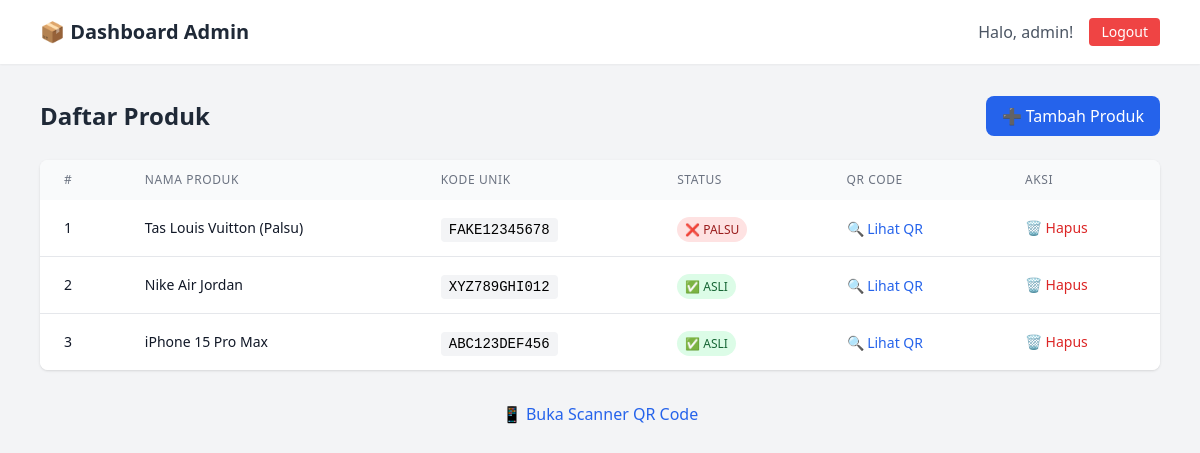
The app's page /admin/admin_dashboard.php (signed in) with its own data.
### tables this page shows
CREATE TABLE products (
    id INT AUTO_INCREMENT PRIMARY KEY,
    nama_barang VARCHAR(100) NOT NULL,
    kode_unik VARCHAR(32) NOT NULL UNIQUE,
    status ENUM('ori','palsu') NOT NULL DEFAULT 'ori',
    qrcode_path VARCHAR(255) DEFAULT NULL,
    created_at TIMESTAMP DEFAULT CURRENT_TIMESTAMP
);

### admin/admin_dashboard.php (the view, shortened to what this page needs)
<?php
$pdo = getDatabase();
$products = $pdo->query('SELECT * FROM products ORDER BY id DESC')->fetchAll(PDO::FETCH_ASSOC);
?>
<!DOCTYPE html>
<html lang="id">
<head>
    <script src="https://cdn.tailwindcss.com"></script>
</head>
<body class="bg-gray-100 min-h-screen">
    <nav class="bg-white shadow-sm">
        <div class="max-w-6xl mx-auto px-4">
            <div class="flex justify-between items-center h-16">
                <div class="flex items-center">
                    <h1 class="text-xl font-bold text-gray-800">📦 Dashboard Admin</h1>
                </div>
                <div class="flex items-center space-x-4">
                    <span class="text-gray-600">Halo, <?= htmlspecialchars($_SESSION['admin_username']) ?>!</span>
                    <a href="?logout=1" class="bg-red-500 text-white px-3 py-1 rounded text-sm hover:bg-red-600">
                        Logout
                    </a>
                </div>
            </div>
        </div>
    </nav>
    <div class="max-w-6xl mx-auto px-4 py-8">
        <div class="flex justify-between items-center mb-6">
            <h2 class="text-2xl font-bold text-gray-800">Daftar Produk</h2>
            <a href="add_product.php"
               class="bg-blue-600 text-white px-4 py-2 rounded-lg hover:bg-blue-700">
                ➕ Tambah Produk
            </a>
        </div>
        <div class="bg-white rounded-lg shadow overflow-hidden">
            <table class="min-w-full">
                <thead class="bg-gray-50">
                    <tr>
                        <th class="px-6 py-3 text-left text-xs font-medium text-gray-500 uppercase tracking-wider">
                            #
                        </th>
                        <th class="px-6 py-3 text-left text-xs font-medium text-gray-500 uppercase tracking-wider">
                            Nama Produk
                        </th>
                        <th class="px-6 py-3 text-left text-xs font-medium text-gray-500 uppercase tracking-wider">
                            Kode Unik
                        </th>
                        <th class="px-6 py-3 text-left text-xs font-medium text-gray-500 uppercase tracking-wider">
                            Status
                        </th>
                        <th class="px-6 py-3 text-left text-xs font-medium text-gray-500 uppercase tracking-wider">
                            QR Code
                        </th>
                        <th class="px-6 py-3 text-left text-xs font-medium text-gray-500 uppercase tracking-wider">
                            Aksi
                        </th>
                    </tr>
                </thead>
                <tbody class="bg-white divide-y divide-gray-200">
                    <?php if (empty($products)): ?>
                    <tr>
                        <td colspan="6" class="px-6 py-8 text-center text-gray-500">
                            Belum ada produk. <a href="add_product.php" class="text-blue-600 hover:underline">Tambah produk pertama</a>
                        </td>
                    </tr>
                    <?php else: ?>
                    <?php foreach ($products as $index => $product): ?>
                    <tr>
                        <td class="px-6 py-4 whitespace-nowrap text-sm text-gray-900">
                            <?= $index + 1 ?>
                        </td>
                        <td class="px-6 py-4 whitespace-nowrap">
                            <div class="text-sm font-medium text-gray-900">
                                <?= htmlspecialchars($product['nama_barang']) ?>
                            </div>
                        </td>
                        <td class="px-6 py-4 whitespace-nowrap">
                            <code class="bg-gray-100 px-2 py-1 rounded text-sm">
                                <?= htmlspecialchars($product['kode_unik']) ?>
                            </code>
                        </td>
                        <td class="px-6 py-4 whitespace-nowrap">
                            <?php if ($product['status'] === 'ori'): ?>
                                <span class="bg-green-100 text-green-800 px-2 py-1 rounded-full text-xs font-medium">
                                    ✅ ASLI
                                </span>
                            <?php else: ?>
                                <span class="bg-red-100 text-red-800 px-2 py-1 rounded-full text-xs font-medium">
                                    ❌ PALSU
                                </span>
                            <?php endif; ?>
                        </td>
                        <td class="px-6 py-4 whitespace-nowrap">
                            <?php if ($product['qrcode_path']): ?>
                                <a href="../qrcodes/<?= htmlspecialchars($product['qrcode_path']) ?>"
                                   target="_blank"
                                   class="text-blue-600 hover:underline text-sm">
                                    🔍 Lihat QR
                                </a>
                            <?php else: ?>
                                <span class="text-gray-400 text-sm">-</span>
                            <?php endif; ?>
                        </td>
                        <td class="px-6 py-4 whitespace-nowrap text-sm">
                            <form method="POST" class="inline"
                                  onsubmit="return confirm('Yakin ingin menghapus produk ini?')">
                                <button type="submit" class="text-red-600 hover:text-red-900">
                                    🗑️ Hapus
                                </button>
                            </form>
                        </td>
                    </tr>
                    <?php endforeach; ?>
                    <?php endif; ?>
                </tbody>
            </table>
        </div>
        <div class="mt-8 text-center">
            <a href="../scan.php" class="text-blue-600 hover:underline">
                📱 Buka Scanner QR Code
            </a>
        </div>
    </div>
</body>
</html>

### records on screen
products: nama_barang "Tas Louis Vuitton (Palsu)", kode_unik "FAKE12345678", status "❌ PALSU"
products: nama_barang "Nike Air Jordan", kode_unik "XYZ789GHI012", status "✅ ASLI"
products: nama_barang "iPhone 15 Pro Max", kode_unik "ABC123DEF456", status "✅ ASLI"

### other values on screen
$_SESSION['admin_username'] "admin"
